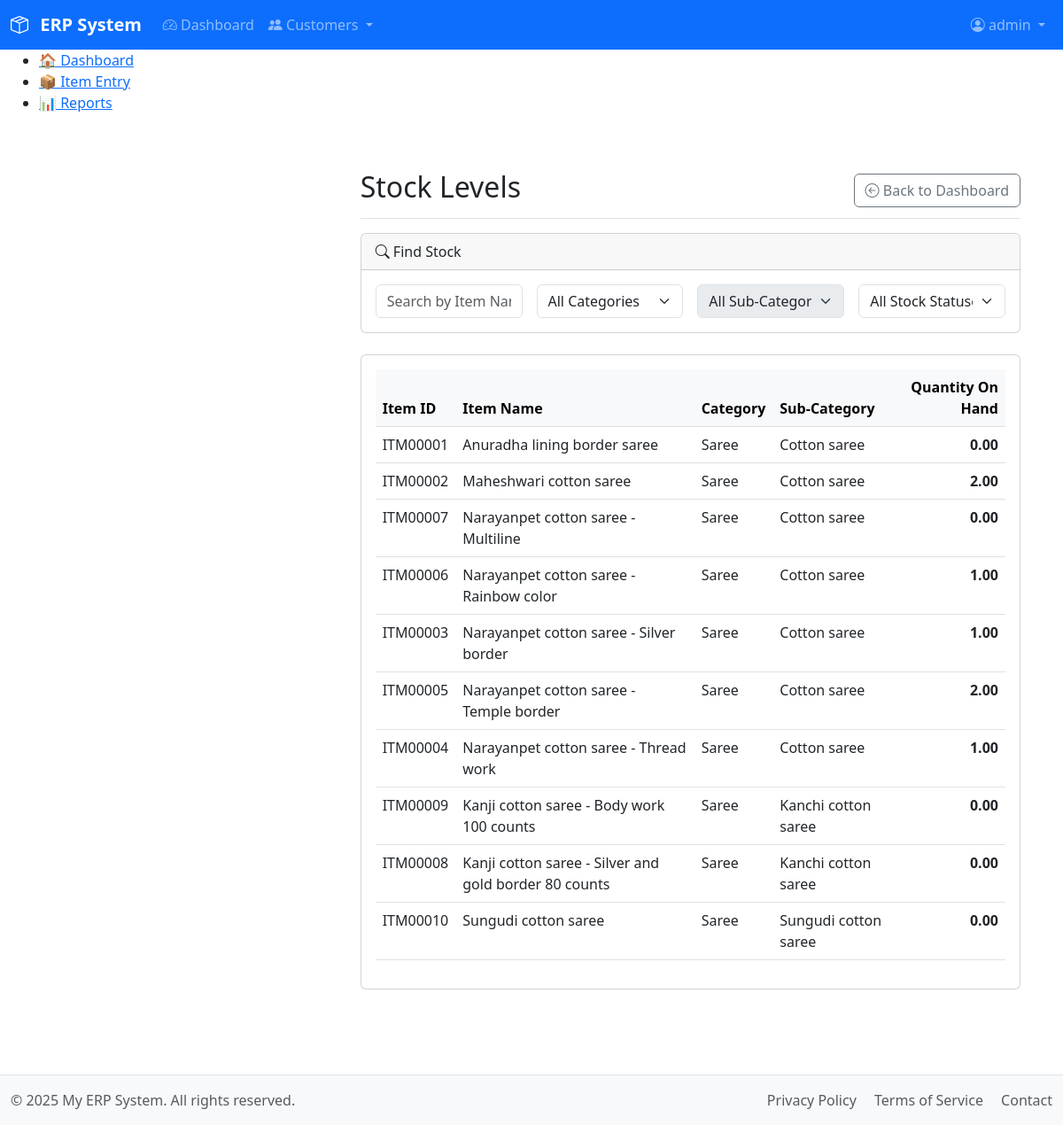
The page /modules/inventory/list_stock_levels.php (signed in) on the database its author committed.
### tables this page shows
CREATE TABLE `items` (
  `item_id` varchar(10) NOT NULL,
  `category_sub_id` varchar(10) NOT NULL,
  `name` varchar(150) NOT NULL,
  `uom` varchar(20) NOT NULL DEFAULT 'No',
  `description` text DEFAULT NULL,
  `created_at` timestamp NOT NULL DEFAULT current_timestamp(),
  `created_by` int(11) DEFAULT NULL,
  `created_by_name` varchar(50) DEFAULT NULL,
  `updated_at` timestamp NULL DEFAULT NULL ON UPDATE current_timestamp(),
  `updated_by` int(11) DEFAULT NULL,
  `updated_by_name` varchar(50) DEFAULT NULL,
  PRIMARY KEY (`item_id`),
  UNIQUE KEY `name` (`name`),
  KEY `category_sub_id` (`category_sub_id`),
  CONSTRAINT `fk_category_sub` FOREIGN KEY (`category_sub_id`) REFERENCES `categories_sub` (`category_sub_id`) ON DELETE CASCADE ON UPDATE CASCADE
);

CREATE TABLE `categories` (
  `category_id` varchar(10) NOT NULL,
  `name` varchar(255) NOT NULL,
  `description` text DEFAULT NULL,
  `created_at` timestamp NOT NULL DEFAULT current_timestamp(),
  `created_by` int(11) DEFAULT NULL,
  `created_by_name` varchar(255) DEFAULT NULL,
  `updated_at` timestamp NULL DEFAULT NULL,
  `updated_by` int(11) DEFAULT NULL,
  `updated_by_name` varchar(255) DEFAULT NULL,
  PRIMARY KEY (`category_id`),
  UNIQUE KEY `name` (`name`)
);

CREATE TABLE `categories_sub` (
  `category_sub_id` varchar(10) NOT NULL,
  `category_id` varchar(10) NOT NULL,
  `name` varchar(100) NOT NULL,
  `description` text DEFAULT NULL,
  `created_at` timestamp NOT NULL DEFAULT current_timestamp(),
  `created_by` int(11) DEFAULT NULL,
  `created_by_name` varchar(50) DEFAULT NULL,
  `updated_at` timestamp NULL DEFAULT NULL ON UPDATE current_timestamp(),
  `updated_by` int(11) DEFAULT NULL,
  `updated_by_name` varchar(50) DEFAULT NULL,
  PRIMARY KEY (`category_sub_id`),
  UNIQUE KEY `name` (`name`),
  KEY `category_id` (`category_id`),
  CONSTRAINT `fk_category` FOREIGN KEY (`category_id`) REFERENCES `categories` (`category_id`) ON DELETE CASCADE ON UPDATE CASCADE
);

### includes/functions.php (called while the page is built, shortened)
<?php
function search_stock_levels($filters = []) {
    $db = db();
    $sql = "
        SELECT
            i.item_id,
            i.name AS item_name,
            c.name AS category_name,
            cs.name AS sub_category_name,
            COALESCE(sl.quantity, 0.00) AS quantity
        FROM items i
        LEFT JOIN stock_levels sl ON i.item_id = sl.item_id
        JOIN categories_sub cs ON i.category_sub_id = cs.category_sub_id
        JOIN categories c ON cs.category_id = c.category_id
        WHERE 1=1
    ";
    $sql .= " ORDER BY c.name, cs.name, i.name";
    $stmt = $db->prepare($sql);
    $stmt->execute();
    $result = $stmt->get_result();
    return $result ? $result->fetch_all(MYSQLI_ASSOC) : [];
}

### modules/inventory/list_stock_levels.php (the view, shortened to what this page needs)
<?php
require_once __DIR__ . '/../../includes/functions.php';
$initial_stock_levels = search_stock_levels();
require_once __DIR__ . '/../../includes/header.php';
?>
<div class="container-fluid">
    <div class="row">
        <?php require_once __DIR__ . '/../../includes/sidebar.php'; ?>
        <main class="col-md-9 ms-sm-auto col-lg-10 px-md-4">
            <div class="d-flex justify-content-between flex-wrap flex-md-nowrap align-items-center pt-3 pb-2 mb-3 border-bottom">
                <h1 class="h2">Stock Levels</h1>
                <div class="btn-toolbar mb-2 mb-md-0">
                    <a href="/index.php" class="btn btn-outline-secondary">
                        <i class="bi bi-arrow-left-circle"></i> Back to Dashboard
                    </a>
                </div>
            </div>
            <div class="card mb-4">
                <div class="card-header"><i class="bi bi-search"></i> Find Stock</div>
                <div class="card-body">
                    <form id="stockSearchForm" class="row gx-3 gy-2 align-items-center">
                        <div class="col-md-3">
                            <input type="text" class="form-control" id="search_item_name" placeholder="Search by Item Name...">
                        </div>
                        <div class="col-md-3">
                            <select id="search_category_id" class="form-select">
                                <option value="">All Categories</option>
                            </select>
                        </div>
                        <div class="col-md-3">
                            <select id="search_sub_category_id" class="form-select" disabled>
                                <option value="">All Sub-Categories</option>
                            </select>
                        </div>
                        <div class="col-md-3">
                            <select id="search_stock_status" class="form-select">
                                <option value="">All Stock Statuses</option>
                            </select>
                        </div>
                    </form>
                </div>
            </div>
            <div class="card">
                <div class="card-body">
                    <div class="table-responsive">
                        <table class="table table-hover">
                            <thead class="table-light">
                                <tr>
                                    <th>Item ID</th>
                                    <th>Item Name</th>
                                    <th>Category</th>
                                    <th>Sub-Category</th>
                                    <th class="text-end">Quantity On Hand</th>
                                </tr>
                            </thead>
                            <tbody id="stockListTableBody">
                                <?php if (empty($initial_stock_levels)): ?>
                                    <tr><td colspan="5" class="text-center text-muted">No items found.</td></tr>
                                <?php else: ?>
                                    <?php foreach ($initial_stock_levels as $item): ?>
                                        <tr>
                                            <td><?= htmlspecialchars($item['item_id']) ?></td>
                                            <td><?= htmlspecialchars($item['item_name']) ?></td>
                                            <td><?= htmlspecialchars($item['category_name']) ?></td>
                                            <td><?= htmlspecialchars($item['sub_category_name']) ?></td>
                                            <td class="text-end fw-bold"><?= htmlspecialchars(number_format($item['quantity'], 2)) ?></td>
                                        </tr>
                                    <?php endforeach; ?>
                                <?php endif; ?>
                            </tbody>
                        </table>
                    </div>
                </div>
            </div>
        </main>
    </div>
</div>
<?php require_once __DIR__ . '/../../includes/footer.php'; ?>

### assets/css/main.css (style rules this page uses)
main { padding-top: 1rem; padding-bottom: 3rem; }

### rows shown on the page
items: item_id "ITM00001", name "Anuradha lining border saree", categories.name "Saree", category_sub.name "Cotton saree", quantity "0.00"
items: item_id "ITM00002", name "Maheshwari cotton saree", categories.name "Saree", category_sub.name "Cotton saree", quantity "2.00"
items: item_id "ITM00007", name "Narayanpet cotton saree - Multiline", categories.name "Saree", category_sub.name "Cotton saree", quantity "0.00"
items: item_id "ITM00006", name "Narayanpet cotton saree - Rainbow color", categories.name "Saree", category_sub.name "Cotton saree", quantity "1.00"
items: item_id "ITM00003", name "Narayanpet cotton saree - Silver border", categories.name "Saree", category_sub.name "Cotton saree", quantity "1.00"
items: item_id "ITM00005", name "Narayanpet cotton saree - Temple border", categories.name "Saree", category_sub.name "Cotton saree", quantity "2.00"
items: item_id "ITM00004", name "Narayanpet cotton saree - Thread work", categories.name "Saree", category_sub.name "Cotton saree", quantity "1.00"
items: item_id "ITM00009", name "Kanji cotton saree - Body work 100 counts", categories.name "Saree", category_sub.name "Kanchi cotton saree", quantity "0.00"
items: item_id "ITM00008", name "Kanji cotton saree - Silver and gold border 80 counts", categories.name "Saree", category_sub.name "Kanchi cotton saree", quantity "0.00"
items: item_id "ITM00010", name "Sungudi cotton saree", categories.name "Saree", category_sub.name "Sungudi cotton saree", quantity "0.00"

### other values the page prints
$_SESSION['username'] "admin"
